Frame 1 (no input): blank canvas, image omitted
Frame 60 (no input): blank canvas, image omitted
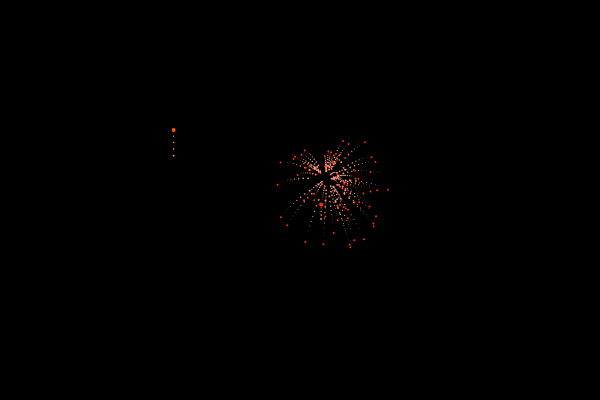
Frame 120 (the mouse pressed at the canvas centre since frame 60)

The p5.js sketch whose frames 1 and 60 were blank and that drew this single picture after the mouse press (run headless with seeded random() and noise() and a simulated clock; from frame 60 on, the mouse is pressed at the canvas centre):

// p5.js sketch
// ── sketch.js
let fireworks = [];
let gravity;

function setup() {
  createCanvas(600, 400);
  colorMode(HSB);
  gravity = createVector(0, 0.2);
  stroke(255);
  strokeWeight(4);
}

function draw() {
  background(0, 0, 0, 25);

  // Launch fireworks at a controlled rate and within safe horizontal margins
  if (random(1) < 0.05) {
    let margin = 50;
    let x = random(margin, width - margin);
    fireworks.push(new Firework(x, height));
  }

  for (let i = fireworks.length - 1; i >= 0; i--) {
    fireworks[i].update();
    fireworks[i].show();
    if (fireworks[i].done()) {
      fireworks.splice(i, 1);
    }
  }
}

// ── firework.js
class Firework {
  constructor(x, y) {
    // Assign a random color to the entire firework
    this.color = color(random(360), 255, 255);
    this.firework = new Particle(x, y, true, this.color); // Pass color to the main particle
    this.exploded = false;
    this.particles = [];
  }

  done() {
    return this.exploded && this.particles.length === 0;
  }

  update() {
    if (!this.exploded) {
      this.firework.applyForce(gravity);
      this.firework.update();

      if (this.firework.vel.y >= 0) {
        this.exploded = true;
        this.explode();
      }
    }

    for (let i = this.particles.length - 1; i >= 0; i--) {
      this.particles[i].applyForce(gravity);
      this.particles[i].update();
      if (this.particles[i].done()) {
        this.particles.splice(i, 1);
      }
    }
  }

  explode() {
    let particleCount = int(random(25, 100)); // Variable explosion size
    for (let i = 0; i < particleCount; i++) {
      let p = new Particle(
        this.firework.pos.x,
        this.firework.pos.y,
        false,
        this.color
      ); // Pass color to explosion particles
      this.particles.push(p);
    }
  }

  show() {
    if (!this.exploded) {
      this.firework.show();
    }

    for (let p of this.particles) {
      p.show();
    }
  }
}

// ── particle.js
class Particle {
  constructor(x, y, firework, color) {
    this.pos = createVector(x, y);
    this.firework = firework;
    this.lifespan = 255;
    this.color = color; // Store the color for both the firework and explosion particles
    this.trail = []; // Trail effect positions for each particle

    if (firework) {
      // Launch upwards with a controlled velocity
      this.vel = createVector(0, random(-15, -8));
    } else {
      // Explosion particles spread out
      let angle = random(TWO_PI);
      let speed = random(2, 10);
      this.vel = p5.Vector.fromAngle(angle).mult(speed);
    }
    this.acc = createVector(0, 0);
  }

  applyForce(force) {
    this.acc.add(force);
  }

  update() {
    if (!this.firework) {
      this.vel.mult(0.9);
      this.lifespan -= 4;

      // Store positions for trail effect
      if (this.trail.length < 10) {
        this.trail.push(this.pos.copy());
      } else {
        this.trail.shift();
        this.trail.push(this.pos.copy());
      }
    } else {
      // Small initial trail for the launching firework
      if (this.trail.length < 5) {
        // Shorter trail for the projectile
        this.trail.push(this.pos.copy());
      } else {
        this.trail.shift();
        this.trail.push(this.pos.copy());
      }
    }

    this.vel.add(this.acc);
    this.pos.add(this.vel);
    this.acc.mult(0);
  }

  done() {
    return this.lifespan < 0;
  }

  show() {
    colorMode(HSB);

    // Draw the trail effect with the particle's assigned color
    for (let i = 0; i < this.trail.length; i++) {
      let pos = this.trail[i];
      let trailColor = color(
        hue(this.color),
        (saturation = 50),
        brightness(this.color),
        (this.lifespan / 255) * (i / this.trail.length) * 255
      );

      stroke(trailColor);
      // stroke('grey');
      strokeWeight(2 - i / 5);
      point(pos.x, pos.y);
    }

    // Draw the particle itself with the assigned color
    if (!this.firework) {
      strokeWeight(2);
      stroke(this.color, this.lifespan);
    } else {
      strokeWeight(4);
      stroke(this.color);
    }
    point(this.pos.x, this.pos.y);
  }
}
